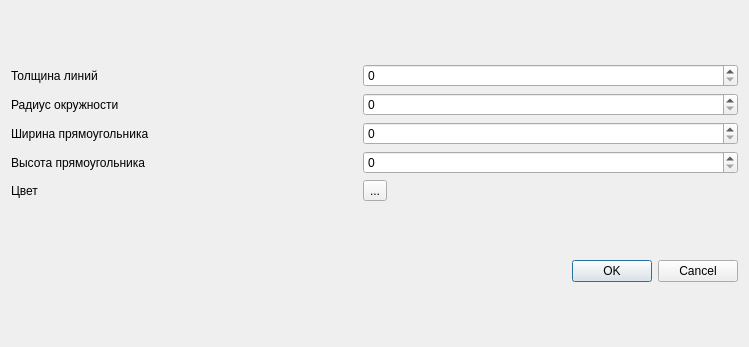
<?xml version="1.0" encoding="UTF-8"?>
<ui version="4.0">
 <class>SettingWindow</class>
 <widget class="QDialog" name="SettingWindow">
  <property name="geometry">
   <rect>
    <x>0</x>
    <y>0</y>
    <width>749</width>
    <height>347</height>
   </rect>
  </property>
  <property name="windowTitle">
   <string>Dialog</string>
  </property>
  <layout class="QVBoxLayout" name="verticalLayout_3">
   <item>
    <layout class="QGridLayout" name="gridLayout">
     <item row="0" column="0">
      <widget class="QLabel" name="label">
       <property name="text">
        <string>Толщина линий</string>
       </property>
      </widget>
     </item>
     <item row="4" column="1">
      <widget class="QToolButton" name="ColorEdit">
       <property name="text">
        <string>...</string>
       </property>
      </widget>
     </item>
     <item row="1" column="0">
      <widget class="QLabel" name="label_2">
       <property name="text">
        <string>Радиус окружности</string>
       </property>
      </widget>
     </item>
     <item row="2" column="0">
      <widget class="QLabel" name="label_3">
       <property name="text">
        <string>Ширина прямоугольника</string>
       </property>
      </widget>
     </item>
     <item row="4" column="0">
      <widget class="QLabel" name="label_5">
       <property name="text">
        <string>Цвет</string>
       </property>
      </widget>
     </item>
     <item row="3" column="0">
      <widget class="QLabel" name="label_4">
       <property name="text">
        <string>Высота прямоугольника</string>
       </property>
      </widget>
     </item>
     <item row="4" column="2">
      <widget class="QLabel" name="CurrentColor">
       <property name="text">
        <string/>
       </property>
      </widget>
     </item>
     <item row="3" column="1" colspan="2">
      <widget class="QSpinBox" name="Height"/>
     </item>
     <item row="2" column="1" colspan="2">
      <widget class="QSpinBox" name="Width"/>
     </item>
     <item row="1" column="1" colspan="2">
      <widget class="QSpinBox" name="Radius"/>
     </item>
     <item row="0" column="1" colspan="2">
      <widget class="QSpinBox" name="Pen"/>
     </item>
    </layout>
   </item>
   <item>
    <widget class="QDialogButtonBox" name="buttonBox">
     <property name="standardButtons">
      <set>QDialogButtonBox::Cancel|QDialogButtonBox::Ok</set>
     </property>
    </widget>
   </item>
  </layout>
 </widget>
 <resources/>
 <connections/>
</ui>
